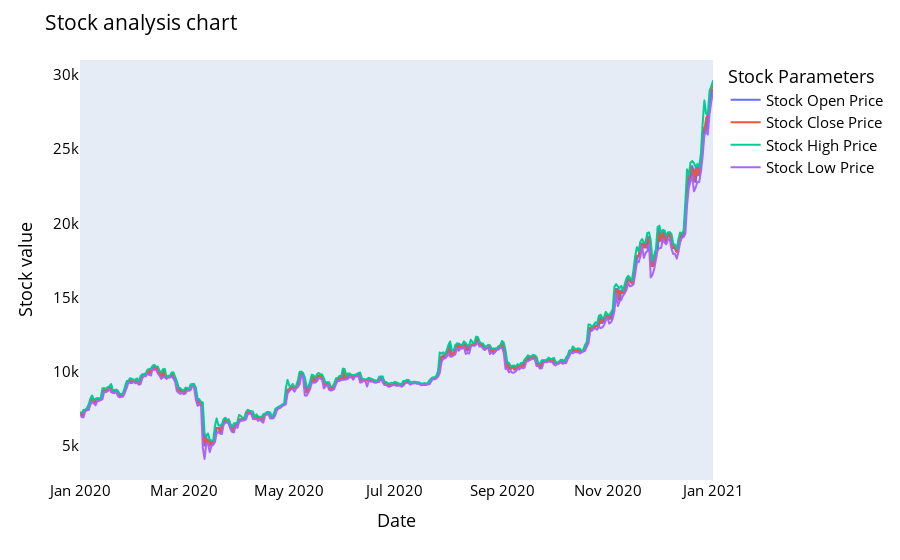

Write notebook code for a chart like this one.
### Code cell
names = cycle(['Stock Open Price','Stock Close Price','Stock High Price','Stock Low Price'])

fig = px.line(y_2020, x=y_2020.Date, y=[y_2020['Open'], y_2020['Close'],
                                          y_2020['High'], y_2020['Low']],
             labels={'Date': 'Date','value':'Stock value'})
fig.update_layout(title_text='Stock analysis chart', font_size=15, font_color='black',legend_title_text='Stock Parameters')
fig.for_each_trace(lambda t:  t.update(name = next(names)))
fig.update_xaxes(showgrid=False)
fig.update_yaxes(showgrid=False)

fig.show()

### Figure 1 — Plotly figure (JSON) as saved in the notebook; plotly's stock layout.template omitted (floating-point values rounded to 4 significant figures; data arrays with more than 128 entries replaced by an {"elided": "..."} marker saying what was removed)
{"data": [{"hovertemplate": "variable=Open<br>Date=%{x}<br>Stock value=%{y}<extra></extra>", "legendgroup": "Open", "line": {"color": "#636efa", "dash": "solid"}, "marker": {"symbol": "circle"}, "mode": "lines", "name": "Stock Open Price", "showlegend": true, "type": "scattergl", "x": {"elided": "367 str values"}, "xaxis": "x", "y": {"elided": "367 float values"}, "yaxis": "y"}, {"hovertemplate": "variable=Close<br>Date=%{x}<br>Stock value=%{y}<extra></extra>", "legendgroup": "Close", "line": {"color": "#EF553B", "dash": "solid"}, "marker": {"symbol": "circle"}, "mode": "lines", "name": "Stock Close Price", "showlegend": true, "type": "scattergl", "x": {"elided": "367 str values"}, "xaxis": "x", "y": {"elided": "367 float values"}, "yaxis": "y"}, {"hovertemplate": "variable=High<br>Date=%{x}<br>Stock value=%{y}<extra></extra>", "legendgroup": "High", "line": {"color": "#00cc96", "dash": "solid"}, "marker": {"symbol": "circle"}, "mode": "lines", "name": "Stock High Price", "showlegend": true, "type": "scattergl", "x": {"elided": "367 str values"}, "xaxis": "x", "y": {"elided": "367 float values"}, "yaxis": "y"}, {"hovertemplate": "variable=Low<br>Date=%{x}<br>Stock value=%{y}<extra></extra>", "legendgroup": "Low", "line": {"color": "#ab63fa", "dash": "solid"}, "marker": {"symbol": "circle"}, "mode": "lines", "name": "Stock Low Price", "showlegend": true, "type": "scattergl", "x": {"elided": "367 str values"}, "xaxis": "x", "y": {"elided": "367 float values"}, "yaxis": "y"}], "layout": {"font": {"color": "black", "size": 15}, "legend": {"title": {"text": "Stock Parameters"}, "tracegroupgap": 0}, "margin": {"t": 60}, "title": {"text": "Stock analysis chart"}, "xaxis": {"anchor": "y", "domain": [0, 1], "showgrid": false, "title": {"text": "Date"}}, "yaxis": {"anchor": "x", "domain": [0, 1], "showgrid": false, "title": {"text": "Stock value"}}}}
